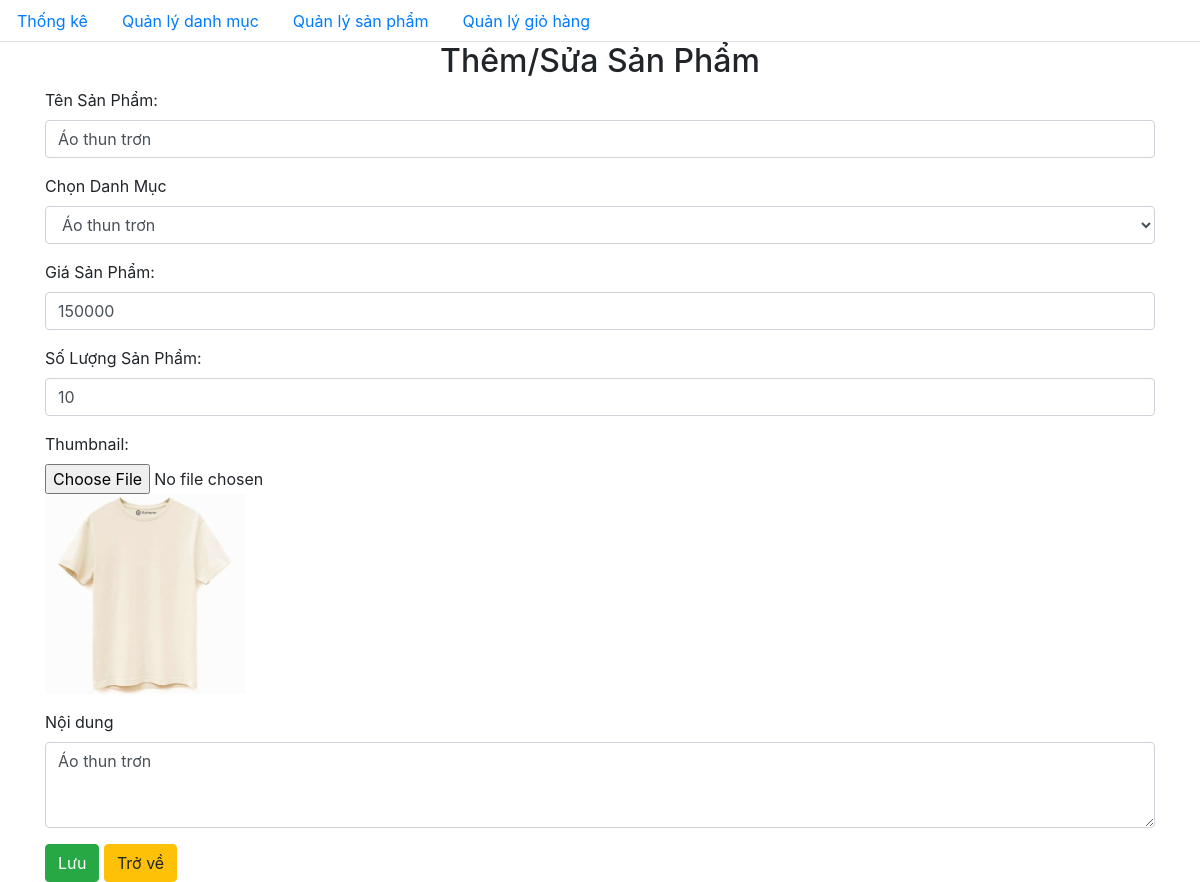
/admin/product/add.php?id=5, run on the app's committed database.
### tables this page shows
CREATE TABLE `product` (
  `id` int(11) NOT NULL,
  `title` varchar(255) NOT NULL,
  `price` float NOT NULL,
  `num` int(11) NOT NULL,
  `thumbnail` varchar(255) NOT NULL,
  `content` longtext NOT NULL,
  `id_category` int(11) NOT NULL
);

### database/dbhelper.php (called while the page is built, shortened)
<?php
function executeResult($sql)
{
	$conn = mysqli_connect(HOST, USERNAME, PASSWORD, DATABASE);
	$query = mysqli_query($conn, $sql);
	$data   = [];
	while ($row = mysqli_fetch_array($query, 1)) {
		$data[] = $row;
	}
	return $data;
}
function executeSingleResult($sql)
{
	$conn = mysqli_connect(HOST, USERNAME, PASSWORD, DATABASE);
	$query = mysqli_query($conn, $sql);
	$row    = mysqli_fetch_array($query, 1);
	return $row;
}

### admin/product/add.php (the view, shortened to what this page needs)
<?php
require_once('../../database/dbhelper.php');
$id = $title = $price = $num = $thumbnail = $content = $id_category = "";
if (isset($_GET['id'])) {
    $id = $_GET['id'];
    $sql = 'select * from product where id=' . $id;
    $product = executeSingleResult($sql);
    if ($product != null) {
        $title = $product['title'];
        $price = $product['price'];
        $num = $product['num'];
        $thumbnail = $product['thumbnail'];
        $content = $product['content'];
        $id_category = $product['id_category'];
    }
}
?>
<!DOCTYPE html>
<html>
<head>
    <link rel="stylesheet" href="https://maxcdn.bootstrapcdn.com/bootstrap/4.4.1/css/bootstrap.min.css">
    <link href="https://cdn.jsdelivr.net/npm/summernote@0.8.18/dist/summernote.min.css" rel="stylesheet">
</head>
<body>
    <ul class="nav nav-tabs">
        <li class="nav-item">
            <a class="nav-link" href="../index.php">Thống kê</a>
        </li>
        <li class="nav-item">
            <a class="nav-link" href="index.php">Quản lý danh mục</a>
        </li>
        <li class="nav-item">
            <a class="nav-link" href="../product/">Quản lý sản phẩm</a>
        </li>
        <li class="nav-item">
            <a class="nav-link" href="#">Quản lý giỏ hàng</a>
        </li>
    </ul>
    <div class="container">
        <div class="panel panel-primary">
            <div class="panel-heading">
                <h2 class="text-center">Thêm/Sửa Sản Phẩm</h2>
            </div>
            <div class="panel-body">
                <form method="POST" enctype="multipart/form-data">
                    <div class="form-group">
                        <label for="name">Tên Sản Phẩm:</label>
                        <input required="true" type="text" class="form-control" id="title" name="title" value="<?= $title ?>">
                    </div>
                    <div class="form-group">
                        <label for="exampleFormControlSelect1">Chọn Danh Mục</label>
                        <select class="form-control" id="id_category" name="id_category">
                            <?php
                            $sql = 'select * from category';
                            $categoryList = executeResult($sql);
                            foreach ($categoryList as $item) {
                                if ($item['id'] == $id_category) {
                                    echo '<option selected value="' . $item['id'] . '">' . $item['name'] . '</option>';
                                } else {
                                    echo '<option value="' . $item['id'] . '">' . $item['name'] . '</option>';
                                }
                            }
                            ?>
                        </select>
                    </div>
                    <div class="form-group">
                        <label for="name">Giá Sản Phẩm:</label>
                        <input required="true" type="text" class="form-control" id="price" name="price" value="<?= $price ?>">
                    </div>
                    <div class="form-group">
                        <label for="name">Số Lượng Sản Phẩm:</label>
                        <input required="true" type="num" class="form-control" id="num" name="num" value="<?= $num ?>">
                    </div>
                    <div class="form-group">
                        <label for="name">Thumbnail:</label>
                        <input type="file" class="form-control-file" id="exampleFormControlFile1" id="thumbnail" name="thumbnail">
                        <img src="<?= $thumbnail ?>" style="max-width: 200px" id="img_thumbnail">
                    </div>
                    <div class="form-group">
                        <label for="exampleFormControlTextarea1">Nội dung</label>
                        <textarea class="form-control" id="content" rows="3" name="content"><?= $content ?></textarea>
                    </div>
                    <button class="btn btn-success">Lưu</button>
                    <?php
                    $previous = "javascript:history.go(-1)";
                    if (isset($_SERVER['HTTP_REFERER'])) {
                        $previous = $_SERVER['HTTP_REFERER'];
                    }
                    ?>
                    <a href="<?= $previous ?>" class="btn btn-warning">Trở về</a>
                </form>
            </div>
        </div>
    </div>
</body>
</html>

### data on the page
product: title "Áo thun trơn", price "150000", num "10", thumbnail (picture), content "Áo thun trơn"

### other printed values
form field id_category "Áo thun trơn"
